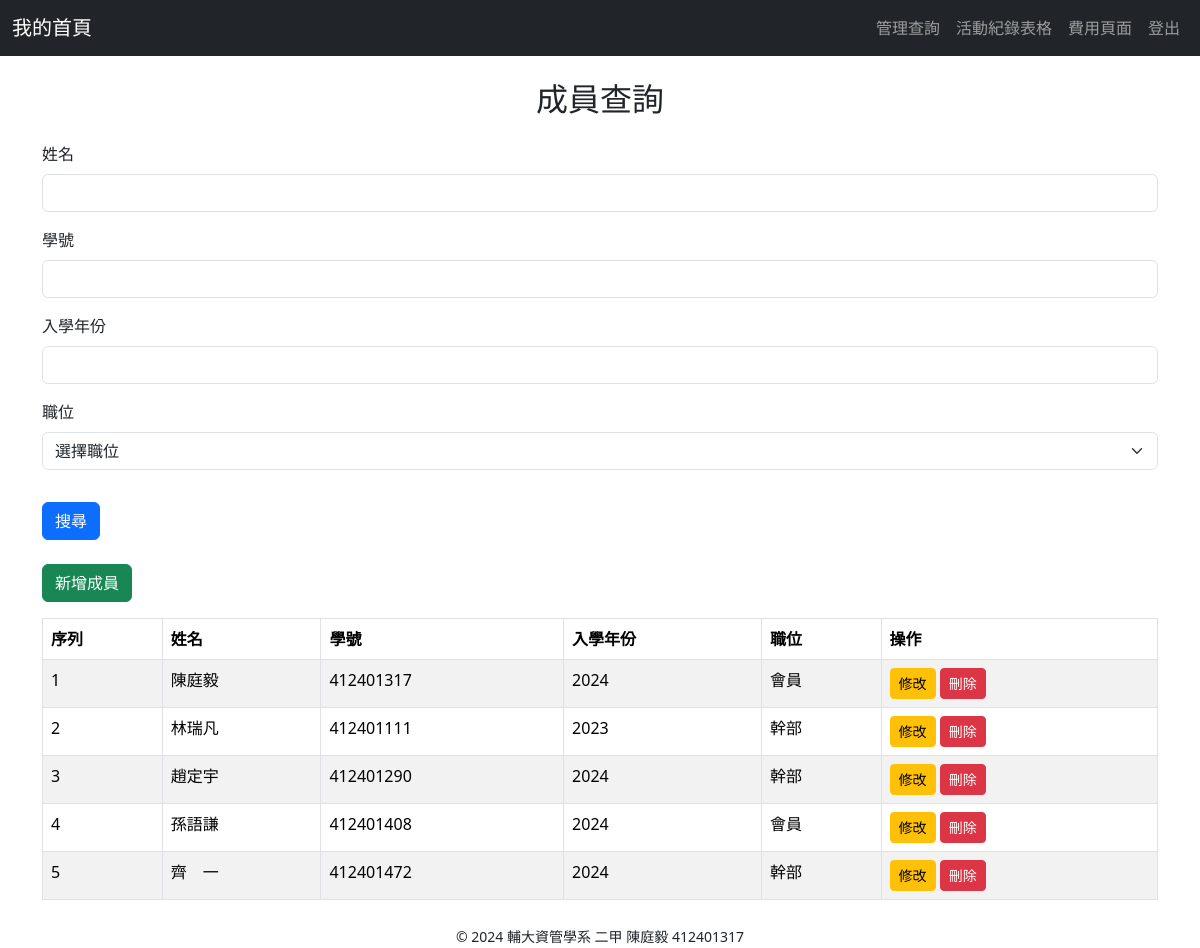
Page /Query.php on the committed database.
### tables this page shows
CREATE TABLE `members` (
  `id` int(11) NOT NULL,
  `name` varchar(50) NOT NULL,
  `student_id` varchar(20) NOT NULL,
  `contact_info` varchar(100) DEFAULT NULL,
  `enrollment_year` year(4) DEFAULT NULL,
  `position` varchar(50) DEFAULT NULL,
  `created_at` timestamp NOT NULL DEFAULT current_timestamp()
);

### Query.php (the view, shortened to what this page needs)
<?php
require_once 'db.php';
$name = isset($_POST['name']) ? mysqli_real_escape_string($conn, $_POST['name']) : "";
$student_id = isset($_POST['student_id']) ? mysqli_real_escape_string($conn, $_POST['student_id']) : "";
$enrollment_year = isset($_POST['enrollment_year']) ? mysqli_real_escape_string($conn, $_POST['enrollment_year']) : "";
$condition = "WHERE 1=1";
$sql = "SELECT id, name, student_id, enrollment_year, position FROM members $condition ORDER BY id";
$result = mysqli_query($conn, $sql);
?>
<!DOCTYPE html>
<html lang="en">
<head>
    <link href="https://cdn.jsdelivr.net/npm/bootstrap@5.3.3/dist/css/bootstrap.min.css" rel="stylesheet">
</head>
<body>
<?php include 'navbar.php'; ?>
<div class="container">
    <h2 class="text-center my-4">成員查詢</h2>
    <form action="query.php" method="POST" class="mb-4">
        <div class="mb-3">
            <label for="name" class="form-label">姓名</label>
            <input type="text" name="name" class="form-control" value="<?= htmlspecialchars($name) ?>">
        </div>
        <div class="mb-3">
            <label for="student_id" class="form-label">學號</label>
            <input type="text" name="student_id" class="form-control" value="<?= htmlspecialchars($student_id) ?>">
        </div>
        <div class="mb-3">
            <label for="enrollment_year" class="form-label">入學年份</label>
            <input type="text" name="enrollment_year" class="form-control" value="<?= htmlspecialchars($enrollment_year) ?>">
        </div>
        <div class="mb-3">
            <label for="position" class="form-label">職位</label>
            <select name="position" class="form-select">
                <option value="">選擇職位</option>
            </select>
        </div>
        <button type="submit" class="btn btn-primary mt-3">搜尋</button>
    </form>
        <a href="insert.php" class="btn btn-success mb-3">新增成員</a>
    <table class="table table-bordered table-striped">
        <thead>
            <tr>
                <th>序列</th>
                <th>姓名</th>
                <th>學號</th>
                <th>入學年份</th>
                <th>職位</th>
                <th>操作</th>
            </tr>
        </thead>
        <tbody>
        <?php $counter = 1;
        while ($row = mysqli_fetch_assoc($result)) : ?>
            <tr>
                <td><?= $counter++; ?></td>
                <td><?= htmlspecialchars($row['name']) ?></td>
                <td><?= htmlspecialchars($row['student_id']) ?></td>
                <td><?= htmlspecialchars($row['enrollment_year']) ?></td>
                <td><?= htmlspecialchars($row['position']) ?></td>
                <td>
                        <a href="update.php?id=<?= urlencode($row['id']) ?>" class="btn btn-warning btn-sm">修改</a>
                        <a href="delete.php?id=<?= urlencode($row['id']) ?>" class="btn btn-danger btn-sm" onclick="return confirm('確定刪除？');">刪除</a>
                </td>
            </tr>
        <?php endwhile; ?>
        </tbody>
    </table>
</div>
</body>
<footer class="text-center mt-4">
    <small>&copy; 2024 輔大資管學系 二甲 陳庭毅 412401317</small>
</footer>
</html>

### navbar.php (shortened to what this page needs)
<nav class="navbar navbar-expand-lg navbar-dark bg-dark">
    <div class="container-fluid">
            <a class="navbar-brand" href="status.php">我的首頁</a>
        <div class="collapse navbar-collapse" id="navbarNav">
            <ul class="navbar-nav ms-auto">
                    <li class="nav-item">
                        <a class="nav-link" href="query.php">管理查詢</a>
                    </li>
                    <li class="nav-item">
                        <a class="nav-link" href="activities.php">活動紀錄表格</a>
                    </li>
                    <li class="nav-item">
                        <a class="nav-link" href="fee.php">費用頁面</a>
                    </li>
                    <li class="nav-item">
                        <a class="nav-link" href="logout.php">登出</a>
                    </li>
            </ul>
        </div>
    </div>
</nav>

### rows in the picture
members: name "陳庭毅", student "412401317", enrollment_year "2024", position "會員"
members: name "林瑞凡", student "412401111", enrollment_year "2023", position "幹部"
members: name "趙定宇", student "412401290", enrollment_year "2024", position "幹部"
members: name "孫語謙", student "412401408", enrollment_year "2024", position "會員"
members: name "齊 一", student "412401472", enrollment_year "2024", position "幹部"
